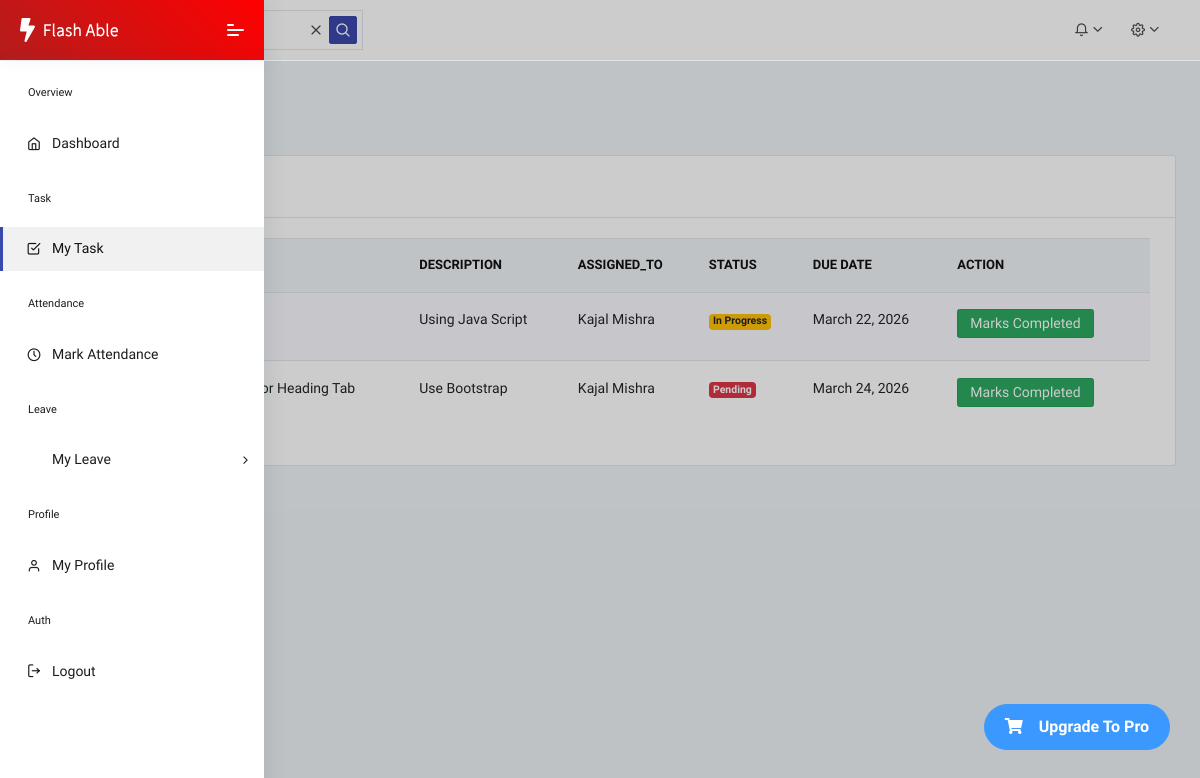
/my_task/ (signed in), run on an earlier commit of the app's database.
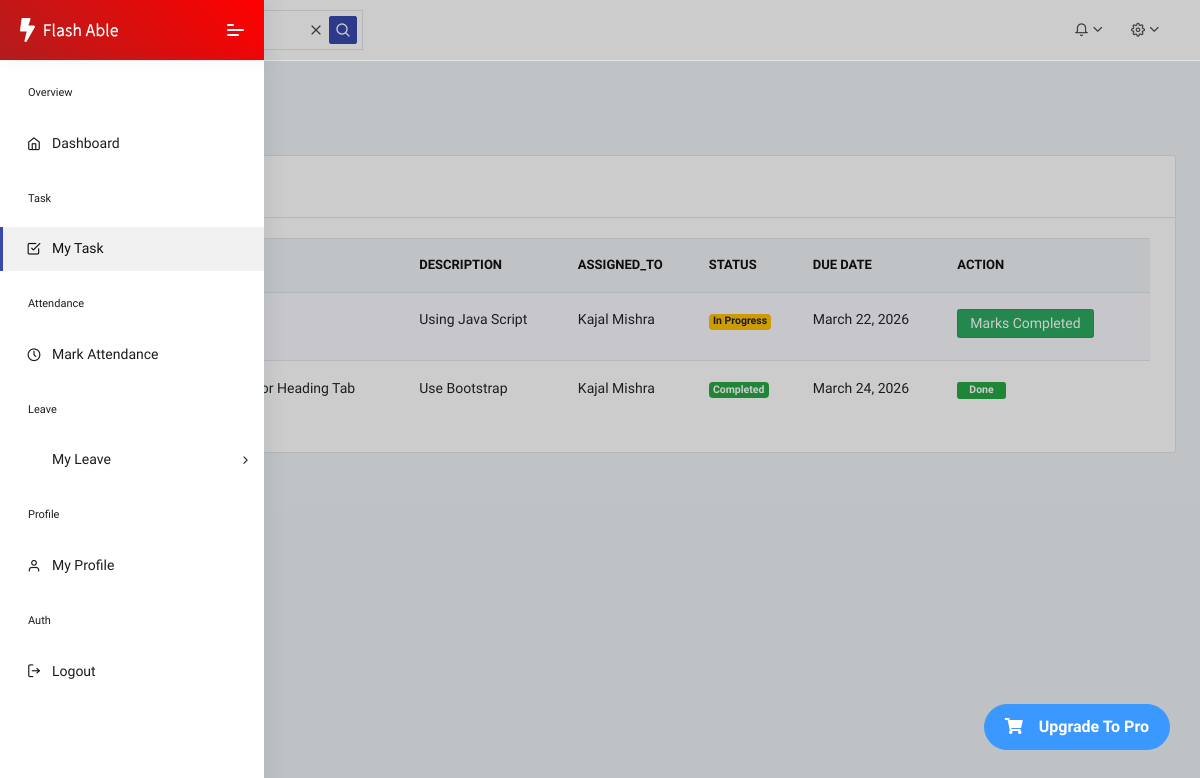
And on a later commit of the database.
### core/models.py (models this page shows, shortened)
class Task(models.Model):
    STATUS = [
        ("Pending", "Pending"),
        ("In Progress", "In Progress"),
        ("Completed", "Completed"),
    ]
    title = models.CharField(max_length=200)
    description = models.TextField()
    assigned_to = models.ForeignKey(
        User,
        on_delete=models.CASCADE,
        related_name="tasks"
    )
    assigned_by = models.ForeignKey(
        User,
        on_delete=models.SET_NULL,
        null=True,
        related_name="created_tasks"
    )
    status = models.CharField(
        max_length=20,
        choices=STATUS,
        default="Pending"
    )
    due_date = models.DateField()
    created_at = models.DateTimeField(auto_now_add=True)

class User(AbstractUser):
    ROLE_CHOICES = [
        ("ADMIN", "Admin"),
        ("EMPLOYEE", "Employee"),
    ]
    role = models.CharField(max_length=20, choices=ROLE_CHOICES)
    phone = models.CharField(max_length=15, blank=True)
    address = models.TextField(blank=True)
    email = models.EmailField(unique = True)
    profile_pic = models.ImageField(
        upload_to="profile_pics/",
        default="profile_pics/default.png",
        blank=True
    )
    otp = models.IntegerField(null=True, blank=True)
    otp_created_at = models.DateTimeField(null=True,blank=True)
    otp_attempts = models.IntegerField(default=0)

### core/views.py (the view)
# urls.py: path('my_task/', views.my_task, name='my-task'),
def my_task(request):
    tasks = Task.objects.filter(assigned_to=request.user).select_related('assigned_to','assigned_by')
    context = {
        'tasks' : tasks
    }
    return render(request,'tasks/My_task.html',context)

### core/templates/tasks/My_task.html (shortened to what the changed rows need)
{% extends 'dashboard/Employee_Dashboard.html' %}
{% load static %}
{% block mein %}
<div class="pcoded-main-container">
    <div class="pcoded-wrapper">
        <div class="pcoded-content">
            <div class="pcoded-inner-content">
                <div class="main-body">
                    <div class="page-wrapper">
                        <div class="row">
                            <div class="col-xl-12">
                                <div class="card">
                                    <div class="card-body table-border-style">
                                        <div class="table-responsive">
                                            <table class="table table-striped">
                                                <thead>
                                                    <tr>
                                                        <th>#</th>
                                                        <th>Title</th>
                                                        <th>Description</th>
                                                        <th>assigned_to</th>
                                                        <th>Status</th>
                                                        <th>Due Date</th>
                                                        <th>Action</th>
                                                    </tr>
                                                </thead>
                                                <tbody>
                                                    {% for t in tasks %}
                                                    <tr>
                                                        <td>{{t.id}}</td>
                                                        <td>{{t.title}}</td>
                                                        <td>{{t.description}}</td>
                                                        <td>{{t.assigned_to.first_name}} {{t.assigned_to.last_name}}</td>
                                                        <td>
                                                        {% if t.status == "Pending" %}
                                                        <span class="badge badge-danger">Pending</span>
                                                        {% elif t.status == "In Progress" %}
                                                        <span class = "badge badge-warning">In Progress</span>
                                                        {% else %}
                                                        <span class="badge badge-success">Completed</span>
                                                        {% endif %}
                                                        </td>
                                                        <td>{{t.due_date}}</td>
                                                        <td>
                                                            {% if t.status != "Completed" %}
                                                            <a class = "btn btn-sm btn-success" href="{% url 'update-task-status' t.id %}">
                                                                Marks Completed
                                                            </a>
                                                            {% else %}
                                                            <span class="badge btn-sm badge-success">Done</span>
                                                            {% endif %}
                                                        </td>
                                                    </tr>
                                                   {% endfor %}
                                                </tbody>
                                            </table>
                                        </div>
                                    </div>
                                </div>
                            </div>
                        </div>
                    </div>
                </div>
            </div>
        </div>
    </div>
</div>
{% endblock %}

What changed in the data, as far as the page shows it:
changed Task "Create CSS For Heading Tab": status "Pending Marks Completed" → "Completed Done"
